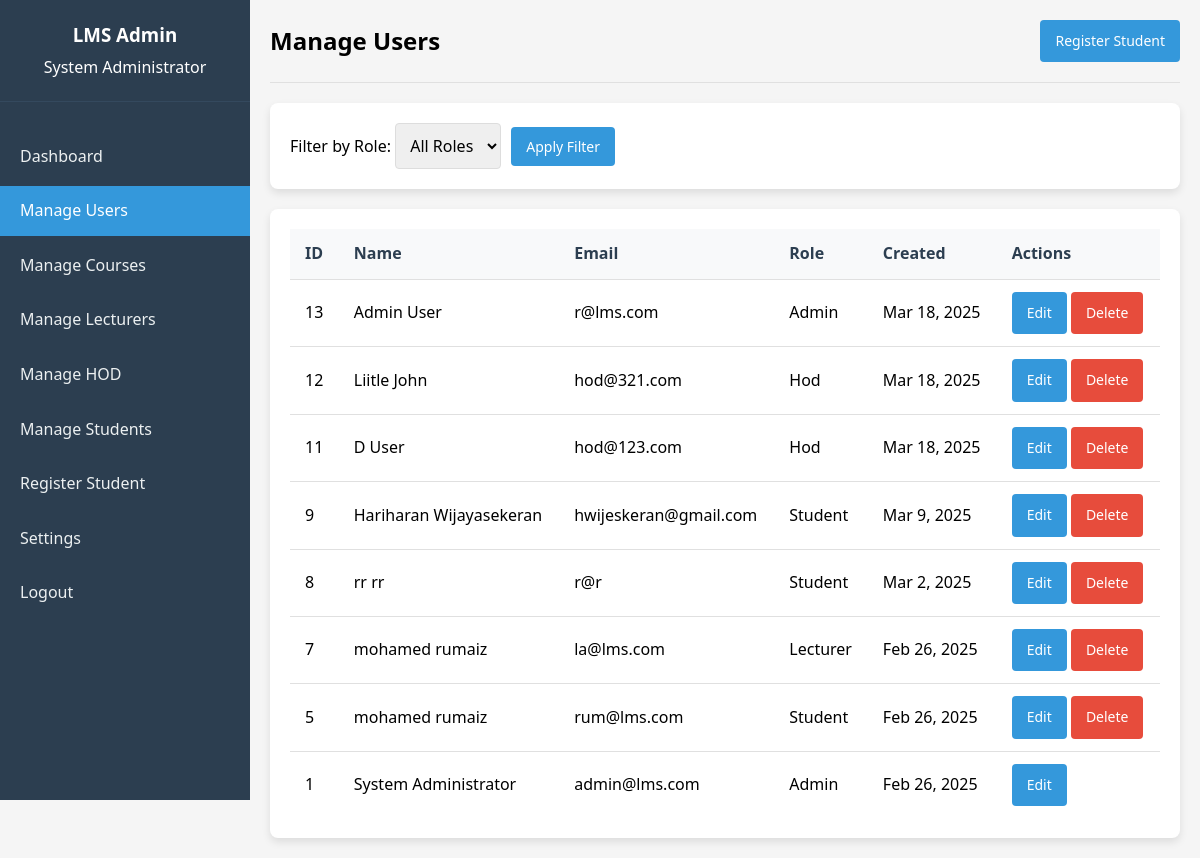
The page /admin/users.php (signed in) on the database its author committed.
### tables this page shows
CREATE TABLE `users` (
  `user_id` int(11) NOT NULL,
  `email` varchar(100) NOT NULL,
  `password` varchar(255) NOT NULL,
  `role` enum('admin','lecturer','student','hod') DEFAULT NULL,
  `first_name` varchar(50) NOT NULL,
  `last_name` varchar(50) NOT NULL,
  `profile_picture` varchar(255) DEFAULT NULL,
  `created_at` timestamp NOT NULL DEFAULT current_timestamp(),
  `updated_at` timestamp NOT NULL DEFAULT current_timestamp() ON UPDATE current_timestamp()
);

### admin/users.php (the view, shortened to what this page needs)
<?php
require_once '../config.php';
$page = isset($_GET['page']) ? (int)$_GET['page'] : 1;
$recordsPerPage = 10;
$offset = ($page - 1) * $recordsPerPage;
$roleFilter = "";
$params = [];
$types = "";
$query = "SELECT user_id, email, role, first_name, last_name, created_at FROM users $roleFilter ORDER BY created_at DESC LIMIT ? OFFSET ?";
$params[] = $recordsPerPage;
$params[] = $offset;
$types .= "ii";
$stmt = $conn->prepare($query);
$stmt->bind_param($types, ...$params);
$stmt->execute();
$result = $stmt->get_result();
$pageTitle = "Manage Users";
?>
<!DOCTYPE html>
<html lang="en">
<head>
    <link rel="stylesheet" href="../assets/css/style.css">
</head>
<body>
    <div class="dashboard-container">
        <div class="sidebar">
            <div class="sidebar-header">
                <h3>LMS Admin</h3>
                <p><?php echo $_SESSION['first_name'] . ' ' . $_SESSION['last_name']; ?></p>
            </div>
            <ul class="sidebar-menu">
                <li><a href="dashboard.php">Dashboard</a></li>
                <li><a href="users.php" class="active">Manage Users</a></li>
                <li><a href="courses.php">Manage Courses</a></li>
                <li><a href="lecturers.php">Manage Lecturers</a></li>
                <li><a href="hod/hod.php">Manage HOD</a></li>
                <li><a href="students.php">Manage Students</a></li>
                <li><a href="register_student.php">Register Student</a></li>
                <li><a href="settings.php">Settings</a></li>
                <li><a href="../logout.php">Logout</a></li>
            </ul>
        </div>
        <div class="main-content">
            <div class="header">
                <h2><?php echo $pageTitle; ?></h2>
                <div>
                    <a href="register_student.php" class="btn">Register Student</a>
                </div>
            </div>
            <div class="card">
                <form action="" method="get" class="filter-form">
                    <div style="display: flex; gap: 10px; align-items: center;">
                        <div>
                            <label for="role">Filter by Role:</label>
                            <select name="role" id="role" class="form-control" style="width: auto;">
                                <option value="">All Roles</option>
                            </select>
                        </div>
                        <button type="submit" class="btn">Apply Filter</button>
                    </div>
                </form>
            </div>
            <div class="table-container">
                <table>
                    <thead>
                        <tr>
                            <th>ID</th>
                            <th>Name</th>
                            <th>Email</th>
                            <th>Role</th>
                            <th>Created</th>
                            <th>Actions</th>
                        </tr>
                    </thead>
                    <tbody>
                        <?php if ($result->num_rows > 0): ?>
                            <?php while ($user = $result->fetch_assoc()): ?>
                                <tr>
                                    <td><?php echo $user['user_id']; ?></td>
                                    <td><?php echo $user['first_name'] . ' ' . $user['last_name']; ?></td>
                                    <td><?php echo $user['email']; ?></td>
                                    <td>
                                        <span class="badge <?php echo $user['role']; ?>">
                                            <?php echo ucfirst($user['role']); ?>
                                        </span>
                                    </td>
                                    <td><?php echo date('M j, Y', strtotime($user['created_at'])); ?></td>
                                    <td>
                                        <div class="action-buttons">
                                            <a href="edit_user.php?id=<?php echo $user['user_id']; ?>" class="btn btn-sm">Edit</a>
                                            <?php if ($user['user_id'] != $_SESSION['user_id']): ?>
                                                <a href="users.php?action=delete&id=<?php echo $user['user_id']; ?>" class="btn btn-sm btn-danger delete-btn">Delete</a>
                                            <?php endif; ?>
                                        </div>
                                    </td>
                                </tr>
                            <?php endwhile; ?>
                        <?php else: ?>
                            <tr>
                                <td colspan="6" style="text-align: center;">No users found.</td>
                            </tr>
                        <?php endif; ?>
                    </tbody>
                </table>
            </div>
        </div>
    </div>
</body>
</html>

### assets/css/style.css (style rules this page uses)
* { margin: 0; padding: 0; box-sizing: border-box; font-family: 'Segoe UI', Tahoma, Geneva, Verdana, sans-serif; }
body { background-color: #f5f5f5; line-height: 1.6; }
a { text-decoration: none; }
.dashboard-container { display: flex; min-height: 100vh; }
.sidebar { width: 250px; background-color: #2c3e50; color: white; padding: 20px 0; position: fixed; height: 100vh; overflow-y: auto; }
.sidebar-header { padding: 0 20px 20px; border-bottom: 1px solid #34495e; text-align: center; }
.sidebar-header h3 { margin-bottom: 5px; }
.sidebar-menu { list-style: none; padding: 0; margin: 30px 0; }
.sidebar-menu li { margin-bottom: 5px; }
.sidebar-menu a { display: block; color: #ecf0f1; text-decoration: none; padding: 12px 20px; transition: all 0.3s; }
.sidebar-menu a:hover, .sidebar-menu a.active { background-color: #3498db; color: white; }
.main-content { flex: 1; padding: 20px; margin-left: 250px; background-color: #f5f5f5; }
.header { display: flex; justify-content: space-between; align-items: center; padding-bottom: 20px; border-bottom: 1px solid #e0e0e0; margin-bottom: 20px; }
.card { background-color: white; border-radius: 8px; box-shadow: 0 4px 8px rgba(0, 0, 0, 0.1); padding: 20px; margin-bottom: 20px; }
.table-container { background-color: white; border-radius: 8px; box-shadow: 0 4px 8px rgba(0, 0, 0, 0.1); padding: 20px; overflow-x: auto; }
table { width: 100%; border-collapse: collapse; }
table th, table td { padding: 12px 15px; text-align: left; border-bottom: 1px solid #e0e0e0; }
table th { background-color: #f8f9fa; font-weight: 600; color: #2c3e50; }
table tr:last-child td { border-bottom: none; }
.form-control { width: 100%; padding: 10px; border: 1px solid #ddd; border-radius: 4px; font-size: 16px; }
.btn { background-color: #3498db; color: white; border: none; padding: 10px 15px; border-radius: 4px; cursor: pointer; text-decoration: none; display: inline-block; font-size: 14px; }
.btn-danger { background-color: #e74c3c; }

### rows shown on the page
users: user_id "13", first_name "Admin", last_name "User", email "r@lms.com", role "Admin", created_at "Mar 18, 2025"
users: user_id "12", first_name "Liitle", last_name "John", email "hod@321.com", role "Hod", created_at "Mar 18, 2025"
users: user_id "11", first_name "D", last_name "User", email "hod@123.com", role "Hod", created_at "Mar 18, 2025"
users: user_id "9", first_name "Hariharan", last_name "Wijayasekeran", email "hwijeskeran@gmail.com", role "Student", created_at "Mar 9, 2025"
users: user_id "8", first_name "rr", last_name "rr", email "r@r", role "Student", created_at "Mar 2, 2025"
users: user_id "7", first_name "mohamed", last_name "rumaiz", email "la@lms.com", role "Lecturer", created_at "Feb 26, 2025"
users: user_id "5", first_name "mohamed", last_name "rumaiz", email "rum@lms.com", role "Student", created_at "Feb 26, 2025"
users: user_id "1", first_name "System", last_name "Administrator", email "admin@lms.com", role "Admin", created_at "Feb 26, 2025"

### other values the page prints
$_SESSION['first_name'] "System"
$_SESSION['last_name'] "Administrator"
$pageTitle "Manage Users"
